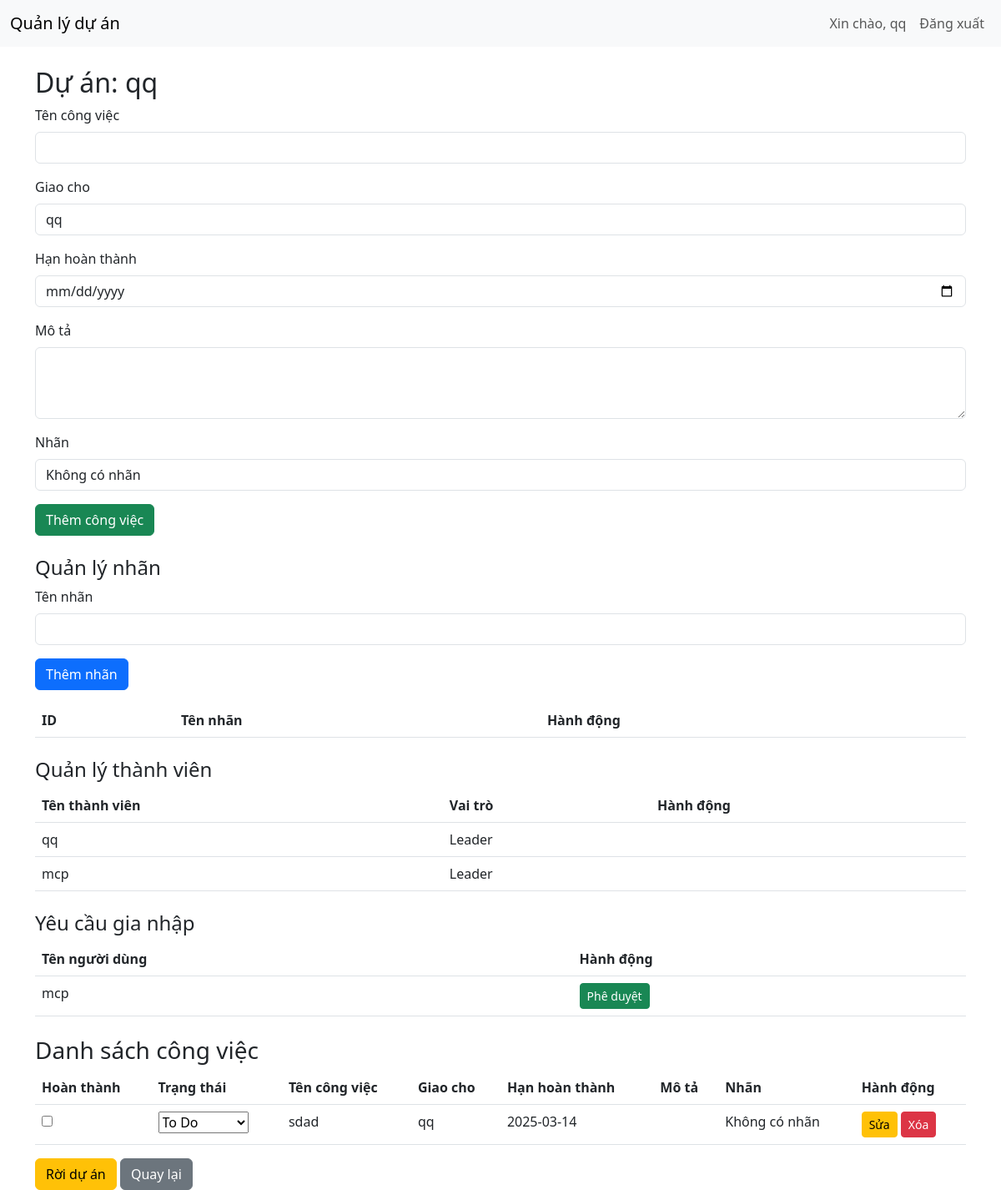
The app's page /project/1 (signed in) with its own data.
### tables this page shows
CREATE TABLE projects (
        id INTEGER PRIMARY KEY AUTOINCREMENT,
        name TEXT,
        created_by TEXT);

CREATE TABLE project_members (
        id INTEGER PRIMARY KEY AUTOINCREMENT,
        project_id INTEGER,
        user_id INTEGER,
        project_role TEXT DEFAULT 'Member',
        status TEXT DEFAULT 'pending',
        FOREIGN KEY (project_id) REFERENCES projects(id),
        FOREIGN KEY (user_id) REFERENCES users(id));

CREATE TABLE users (
        id INTEGER PRIMARY KEY AUTOINCREMENT,
        username TEXT UNIQUE,
        email TEXT UNIQUE,
        password TEXT,
        role TEXT DEFAULT 'user');

CREATE TABLE tasks (
        id INTEGER PRIMARY KEY AUTOINCREMENT,
        title TEXT,
        assignee TEXT,
        due_date TEXT,
        project_id INTEGER,
        label_id INTEGER,
        created_by TEXT,
        status TEXT DEFAULT 'todo',
        description TEXT,
        FOREIGN KEY (project_id) REFERENCES projects(id),
        FOREIGN KEY (label_id) REFERENCES labels(id));

### app.py (the view)
@app.route('/project/<int:project_id>')
def project_tasks(project_id):
    if 'username' not in session:
        return redirect(url_for('login'))
    project_role = get_project_role(project_id, session['username'])
    user_role = get_user_role(session['username'])
    if not project_role and user_role != 'admin':
        return "Bạn không có quyền truy cập dự án này!"
    tasks = get_tasks(project_id)
    projects = get_projects()
    labels = get_labels()
    project = next((p for p in projects if p[0] == project_id), None)
    members = get_project_members(project_id)
    pending_requests = get_pending_requests(project_id)
    return render_template('project_tasks.html', project=project, tasks=tasks, labels=labels, project_role=project_role,
                          members=members, pending_requests=pending_requests, user_role=user_role)

### database.py (called while the page is built)
def get_user_by_username(username):
    conn = sqlite3.connect('project.db')
    c = conn.cursor()
    c.execute('SELECT * FROM users WHERE username = ?', (username,))
    user = c.fetchone()
    conn.close()
    return user

def get_projects():
    conn = sqlite3.connect('project.db')
    c = conn.cursor()
    c.execute('SELECT * FROM projects')
    projects = c.fetchall()
    conn.close()
    return projects

def get_labels():
    conn = sqlite3.connect('project.db')
    c = conn.cursor()
    c.execute('SELECT * FROM labels')
    labels = c.fetchall()
    conn.close()
    return labels

def get_tasks(project_id):
    conn = sqlite3.connect('project.db')
    c = conn.cursor()
    if project_id is None:
        c.execute('SELECT t.*, l.name FROM tasks t LEFT JOIN labels l ON t.label_id = l.id')
    else:
        c.execute('SELECT t.*, l.name FROM tasks t LEFT JOIN labels l ON t.label_id = l.id WHERE t.project_id = ?',
                  (project_id,))
    tasks = c.fetchall()
    conn.close()
    return tasks

def get_user_role(username):
    conn = sqlite3.connect('project.db')
    c = conn.cursor()
    c.execute('SELECT role FROM users WHERE username = ?', (username,))
    role = c.fetchone()
    conn.close()
    return role[0] if role else None

def get_project_role(project_id, username):
    conn = sqlite3.connect('project.db')
    c = conn.cursor()
    user = get_user_by_username(username)
    c.execute('SELECT project_role FROM project_members WHERE project_id = ? AND user_id = ? AND status = "approved"',
              (project_id, user[0]))
    role = c.fetchone()
    conn.close()
    return role[0] if role else None

def get_pending_requests(project_id):
    conn = sqlite3.connect('project.db')
    c = conn.cursor()
    c.execute('SELECT pm.*, u.username FROM project_members pm JOIN users u ON pm.user_id = u.id WHERE pm.project_id = ? AND pm.status = "pending"',
              (project_id,))
    requests = c.fetchall()
    conn.close()
    return requests

def get_project_members(project_id):
    conn = sqlite3.connect('project.db')
    c = conn.cursor()
    c.execute('SELECT pm.*, u.username FROM project_members pm JOIN users u ON pm.user_id = u.id WHERE pm.project_id = ? AND pm.status = "approved"',
              (project_id,))
    members = c.fetchall()
    conn.close()
    return members

### templates/project_tasks.html (shortened to what this page needs)
{% extends "base.html" %}
{% block content %}
<h2>Dự án: {{ project[1] }}</h2>
{% if user_role == 'admin' or project_role == 'Leader' %}
<form method="POST" action="{{ url_for('add_task_route', project_id=project[0]) }}">
    <div class="mb-3">
        <label class="form-label">Tên công việc</label>
        <input type="text" name="title" class="form-control" required>
    </div>
    <div class="mb-3">
        <label class="form-label">Giao cho</label>
        <select name="assignee" class="form-control" required>
            {% for member in members %}
            <option value="{{ member[5] }}">{{ member[5] }}</option>
            {% endfor %}
        </select>
    </div>
    <div class="mb-3">
        <label class="form-label">Hạn hoàn thành</label>
        <input type="date" name="due_date" class="form-control" required>
    </div>
    <div class="mb-3">
        <label class="form-label">Mô tả</label>
        <textarea name="description" class="form-control" rows="3"></textarea>
    </div>
    <div class="mb-3">
        <label class="form-label">Nhãn</label>
        <select name="label_id" class="form-control">
            <option value="">Không có nhãn</option>
        </select>
    </div>
    <button type="submit" class="btn btn-success">Thêm công việc</button>
</form>
<h4 class="mt-4">Quản lý nhãn</h4>
<form method="POST" action="{{ url_for('add_label_route', project_id=project[0]) }}">
    <div class="mb-3">
        <label class="form-label">Tên nhãn</label>
        <input type="text" name="label_name" class="form-control" required>
    </div>
    <button type="submit" class="btn btn-primary">Thêm nhãn</button>
</form>
<table class="table mt-3">
    <thead>
        <tr>
            <th>ID</th>
            <th>Tên nhãn</th>
            <th>Hành động</th>
        </tr>
    </thead>
</table>
<h4 class="mt-4">Quản lý thành viên</h4>
<table class="table">
    <thead>
        <tr>
            <th>Tên thành viên</th>
            <th>Vai trò</th>
            <th>Hành động</th>
        </tr>
    </thead>
    <tbody>
        {% for member in members %}
        <tr>
            <td>{{ member[5] }}</td>
            <td>{{ member[3] }}</td>
            <td>
            </td>
        </tr>
        {% endfor %}
    </tbody>
</table>
<h4 class="mt-4">Yêu cầu gia nhập</h4>
<table class="table">
    <thead>
        <tr>
            <th>Tên người dùng</th>
            <th>Hành động</th>
        </tr>
    </thead>
    <tbody>
        {% for req in pending_requests %}
        <tr>
            <td>{{ req[5] }}</td>
            <td>
                <a href="{{ url_for('approve_member_route', request_id=req[0], project_id=project[0]) }}" class="btn btn-success btn-sm">Phê duyệt</a>
            </td>
        </tr>
        {% endfor %}
    </tbody>
</table>
{% endif %}
<h3 class="mt-4">Danh sách công việc</h3>
<table class="table">
    <thead>
        <tr>
            <th>Hoàn thành</th>
            <th>Trạng thái</th>
            <th>Tên công việc</th>
            <th>Giao cho</th>
            <th>Hạn hoàn thành</th>
            <th>Mô tả</th>
            <th>Nhãn</th>
            <th>Hành động</th>
        </tr>
    </thead>
    <tbody>
        {% for task in tasks %}
        <tr>
            <td>
                <form method="POST" action="{{ url_for('update_task_status', task_id=task[0], project_id=project[0]) }}">
                    <input type="checkbox" name="completed" {% if task[7] == 'done' %}checked{% endif %} onchange="this.form.submit()">
            </td>
            <td>
                    {% if task[7] != 'done' %}
                    <select name="status" onchange="this.form.submit()">
                        <option value="todo" {% if task[7] == 'todo' %}selected{% endif %}>To Do</option>
                    </select>
                    {% else %}
                    Done
                    {% endif %}
            </td>
            <td>{{ task[1] }}</td>
            <td>{{ task[2] }}</td>
            <td>{{ task[3] }}</td>
            <td>{{ task[8] }}</td>
            <td>{{ task[9] if task[9] else 'Không có nhãn' }}</td>
            <td>
                {% if user_role == 'admin' or project_role == 'Leader' %}
                <a href="{{ url_for('edit_task', task_id=task[0]) }}" class="btn btn-warning btn-sm">Sửa</a>
                <a href="{{ url_for('delete_task_route', task_id=task[0], project_id=project[0]) }}" class="btn btn-danger btn-sm" onclick="return confirm('Bạn có chắc muốn xóa?')">Xóa</a>
                {% endif %}
            </td>
        </tr>
        {% endfor %}
    </tbody>
</table>
<a href="{{ url_for('leave_project', project_id=project[0]) }}" class="btn btn-warning">Rời dự án</a>
<a href="{{ url_for('dashboard') }}" class="btn btn-secondary">Quay lại</a>
{% endblock %}

### records on screen
projects: name "qq"
project_members: username "qq", project_role "Leader"
project_members: username "mcp", project_role "Leader"
project_members: username "mcp"
tasks: status "To Do", title "sdad", assignee "qq", due_date "2025-03-14", task "Không có nhãn"

### other values on screen
{{ session['username'] }} "qq"
form field assignee "qq"
